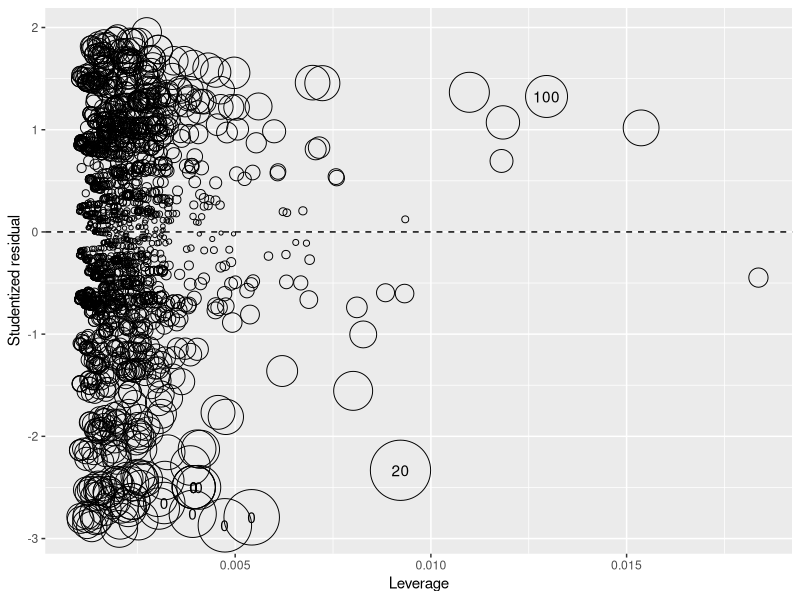

Here is the R script that generated this plot: (Note: this script raises an error after producing the figure.)
## ---- chunk 1
knitr::opts_chunk$set(echo = TRUE)

library(tidyverse)
library(modelr)
library(broom)
library(lmtest)
library(car)

set.seed(1234)

setwd("~/GitHub/MACS30200proj/ProblemSets/PS3")

biden <- read.csv("data/biden.csv")
## ---- chunk 2
biden1 <- biden %>%
  na.omit()

lr_mod1 <- lm(biden ~ age + female + educ, data = biden1)
tidy(lr_mod1)
## ---- chunk 3
# add key statistics
bid1_augment <- biden1 %>%
  mutate(hat = hatvalues(lr_mod1),
         student = rstudent(lr_mod1),
         cooksd = cooks.distance(lr_mod1))

# draw bubble plot
ggplot(bid1_augment, aes(hat, student)) +
  geom_hline(yintercept = 0, linetype = 2) +
  geom_point(aes(size = cooksd), shape = 1) +
  geom_text(data = bid1_augment %>%
              arrange(-cooksd) %>%
              slice(1:10),
            aes(label = biden)) +
  scale_size_continuous(range = c(1, 20)) +
  labs(x = "Leverage",
       y = "Studentized residual") +
  theme(legend.position = "none")
## ---- chunk 4
bid1_augment %>%
  filter(hat > 2 * mean(hat))

bid1_augment %>%
  filter(abs(student) > 2)

bid1_augment %>%
  filter(cooksd > 4 / (nrow(.) - (length(coef(lr_mod1)) - 1) - 1))
## ---- chunk 5
car::qqPlot(lr_mod1)
## ---- chunk 6
augment(lr_mod1, biden1) %>%
  mutate(.student = rstudent(lr_mod1)) %>%
  ggplot(aes(.student)) +
  geom_density(adjust = .5) +
  labs(x = "Studentized residuals",
       y = "Estimated density")
## ---- chunk 7
biden1 %>%
  add_predictions(lr_mod1) %>%
  add_residuals(lr_mod1) %>%
  ggplot(aes(pred, resid)) +
  geom_point(alpha = .2) +
  geom_hline(yintercept = 0, linetype = 2) +
  geom_quantile(method = "rqss", lambda = 5, quantiles = c(.05, .95)) +
  labs(title = "Homoscedastic variance of error terms",
       x = "Predicted values",
       y = "Residuals")
## ---- chunk 8
bptest(lr_mod1)
## ---- chunk 9
summary(lr_mod1)

ggplot(biden1, aes(age, educ)) + 
  geom_point() + 
  geom_smooth()

vif(lr_mod1)
## ---- chunk 10
biden2 <- biden %>%
  na.omit()

lr_mod2 <- lm(biden ~ age*educ, data = biden2)
tidy(lr_mod2)
## ---- chunk 11

## ---- chunk 12

